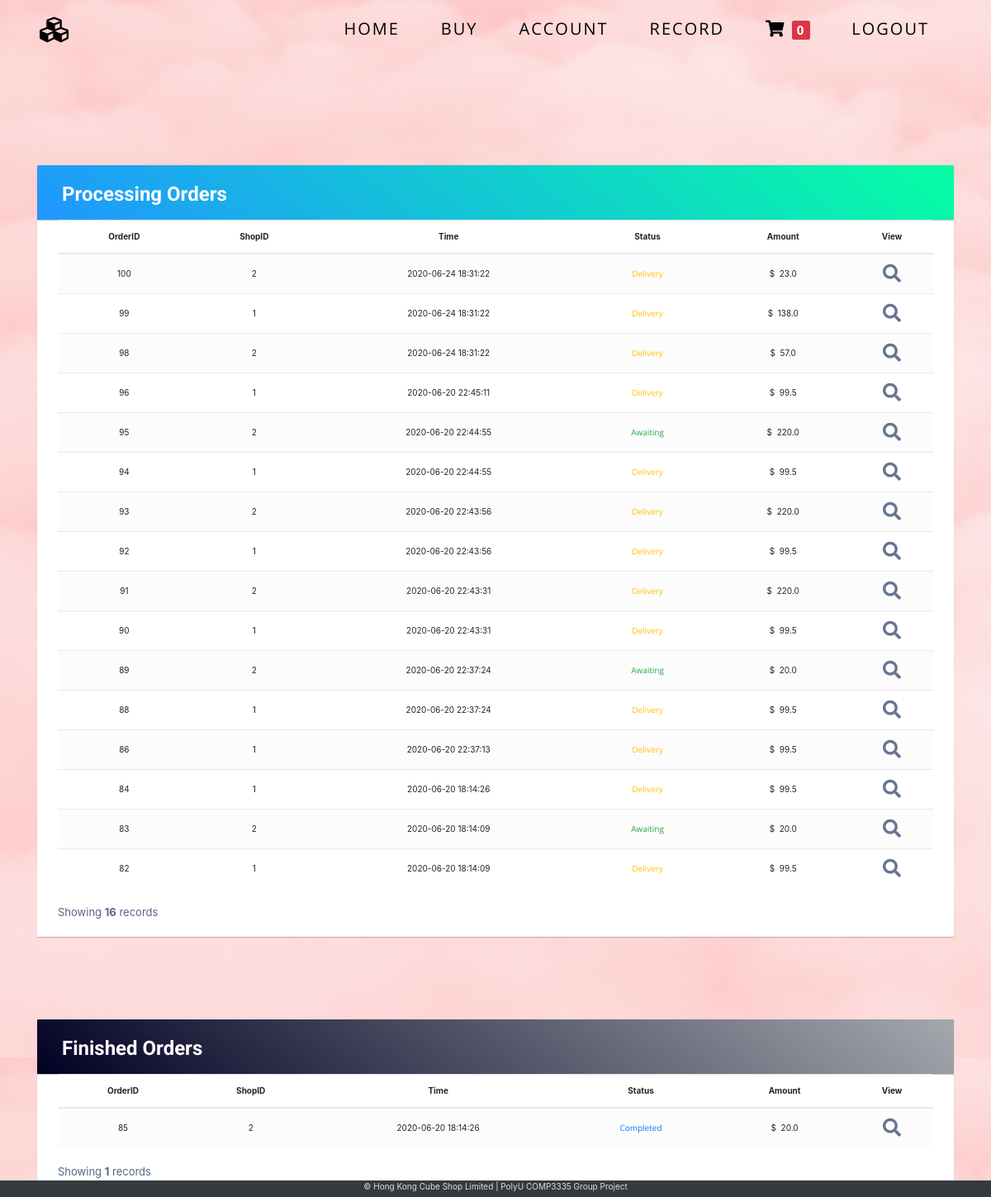
/viewOrder.php (signed in), run on the app's committed database.
### tables this page shows
CREATE TABLE `orders` (
  `orderID` int(10) NOT NULL,
  `customerEmail` varchar(50) NOT NULL,
  `consignmentStoreID` int(10) NOT NULL,
  `shopID` int(6) NOT NULL,
  `orderDateTime` datetime NOT NULL,
  `status` int(1) NOT NULL COMMENT 'The orders should include 3 statuses:  \n1.     “Delivery”: The parts are delivering to shop  \n2.     “Awaiting”: Goods are ready for pick up  \n3.     “Completed”: The goods has been picked up from customer  ',
  `totalPrice` decimal(10,1) NOT NULL
);

### www/viewOrder.php (the view, shortened to what this page needs)
<?php
require "header.php";
?>
<link rel="stylesheet" href="https://stackpath.bootstrapcdn.com/bootstrap/4.3.1/css/bootstrap.min.css">
<link rel="stylesheet" href="css/viewOrder.css">
<div class="container body-container">
    <div class="anim">
        <ui class="box-area">
        </ui>
    </div>
    <div class="table-wrapper" data-aos="zoom-in">
        <div class="table-title">
            <div class="row">
                <div class="col-sm-6">
                    <h2><b>Processing Orders</b></h2>
                </div>
            </div>
        </div>
        <table class="table table-striped table-hover">
            <thead>
                <tr class="text-center">
                    <th>OrderID</th>
                    <th>ShopID</th>
                    <th>Time</th>
                    <th>Status</th>
                    <th>Amount</th>
                    <th>View</th>
                </tr>
            </thead>
            <tbody>
                <?php
                $stmt = $conn->prepare("SELECT * FROM orders WHERE status != ? && customerEmail=? ORDER BY orderDateTime desc");
                $email = $_SESSION['Email'];
                $statusVal = 3;
                $stmt->bind_param("is", $statusVal, $email);
                $stmt->execute();
                $result = $stmt->get_result();
                $num = mysqli_num_rows($result);
                while ($row = mysqli_fetch_assoc($result)) { ?>
                    <tr class="text-center">
                        <td><?= $row['orderID'] ?></td>
                        <td><?= $row['shopID'] ?></td>
                        <td><?= $row['orderDateTime'] ?></td>
                        <td>
                            <p class="card-text text-center
                            <?php
                            if ($row['status'] == 1) {
                                echo 'text-warning';
                            } else if ($row['status'] == 2) {
                                echo 'text-success';
                            }
                            ?>
                        "><?php
                            if ($row['status'] == 1) {
                                echo 'Delivery';
                            } else if ($row['status'] == 2) {
                                echo 'Awaiting';
                            }
                            ?></p>
                        </td>
                        <td>$&nbsp;&nbsp;<?= $row['totalPrice'] ?></td>
                        <td><a href="viewOrderDetails.php?orderID=<?= $row['orderID'] ?>"><i class="fas fa-search fa-2x"></i></a></td>
                    </tr>
                <?php
                }
                ?>
            </tbody>
        </table>
        <div class="clearfix">
            <div class="hint-text">Showing <b><?= $num ?></b> records</div>
        </div>
    </div>
    <div class="table-wrapper" data-aos="zoom-in">
        <div class="table-title2 table-title">
            <div class="row">
                <div class="col-sm-6">
                    <h2><b>Finished Orders</b></h2>
                </div>
            </div>
        </div>
        <table class="table table-striped table-hover">
            <thead>
                <tr class="text-center">
                    <th>OrderID</th>
                    <th>ShopID</th>
                    <th>Time</th>
                    <th>Status</th>
                    <th>Amount</th>
                    <th>View</th>
                </tr>
            </thead>
            <tbody>
                <?php
                $stmtFinishOrder = $conn->prepare("SELECT * FROM orders WHERE status = ? && customerEmail=? ORDER BY orderDateTime desc");
                $finishOrderStatusVal = 3;
                $stmtFinishOrder->bind_param('is', $finishOrderStatusVal, $email);
                $stmtFinishOrder->execute();
                $finishOrderResult = $stmtFinishOrder->get_result();
                $numOfFinishOrder = mysqli_num_rows($finishOrderResult);
                while ($finRow = mysqli_fetch_assoc($finishOrderResult)) { ?>
                    <tr class="text-center">
                        <td><?= $finRow['orderID'] ?></td>
                        <td><?= $finRow['shopID'] ?></td>
                        <td><?= $finRow['orderDateTime'] ?></td>
                        <td>
                            <p class="card-text text-center text-primary">Completed</p>
                        </td>
                        <td>$&nbsp;&nbsp;<?= $finRow['totalPrice'] ?></td>
                        <td><a href="viewOrderDetails.php?orderID=<?= $finRow['orderID'] ?>"><i class="fas fa-search fa-2x"></i></a></td>
                    </tr>
                <?php
                }
                ?>
            </tbody>
        </table>
        <div class="clearfix">
            <div class="hint-text">Showing <b><?= $numOfFinishOrder ?></b> records</div>
        </div>
    </div>
</div>
<?php
require "footer.php";
?>

### www/css/global.css (style rules this page uses)
* { margin: 0; padding: 0; box-sizing: border-box; }
html { font-size: 10px; line-height: 1.5; color: #ddd; height: 100%; width: 100%; }
h1, h2, h3, h4, h5, h6 { font-family: "Roboto", sans-serif; }
p, a, ul, li, span, label { font-family: "Open Sans", sans-serif; }
body { overflow-x: hidden; background-color: #111; height: 100%; }
a { text-decoration: none; color: #ddd; }
.body-container { min-height: 100vh; align-items: center; }
.box-area { position: absolute; top: 0; left: 0; width: 100%; height: 100%; overflow: hidden; z-index: -1; }

### www/css/viewOrder.css (style rules this page uses)
body { color: #566787; background:url("../img/recordBG.jpg"); }
.table-wrapper { position: relative; top: 10rem; background: #fff; padding: 0rem 2.5rem 2rem 2.5rem; margin: 0; margin-bottom: 10rem; border-radius: 1px; box-shadow: 0 1px 1px rgba(0, 0, 0, 0.247); }
.table-title { padding-bottom: 15px; background: linear-gradient(40deg, #2096ff, #05ffa3) !important; color: #fff; padding: 16px 30px; margin: 10rem -25px 0; border-radius: 1px 1px 0 0; box-shadow: 0 1px 1px rgba(0, 0, 0, 0.247); }
.table-title2 { background: linear-gradient(40deg, rgba(2,0,36,1), rgba(165,168,173,1)) !important; }
.table-title h2 { margin: 5px 0 0; font-size: 24px; }
table.table tr th, table.table tr td { border-color: #e9e9e9; padding: 12px 15px; vertical-align: middle; }
table.table tr th:last-child { width: 100px; }
table.table-striped tbody tr:nth-of-type(odd) { background-color: #fcfcfc; }
table.table td:last-child i { opacity: 0.9; font-size: 22px; margin: 0 5px; }
table.table td a { font-weight: bold; color: #566787; display: inline-block; text-decoration: none; outline: none !important; }
table.table td i { font-size: 19px; }
.hint-text { float: left; margin-top: 10px; font-size: 13px; }

### data on the page
orders: orderID "100", shopID "2", orderDateTime "2020-06-24 18:31:22", status "Delivery", totalPrice "23.0"
orders: orderID "99", shopID "1", orderDateTime "2020-06-24 18:31:22", status "Delivery", totalPrice "138.0"
orders: orderID "98", shopID "2", orderDateTime "2020-06-24 18:31:22", status "Delivery", totalPrice "57.0"
orders: orderID "96", shopID "1", orderDateTime "2020-06-20 22:45:11", status "Delivery", totalPrice "99.5"
orders: orderID "95", shopID "2", orderDateTime "2020-06-20 22:44:55", status "Awaiting", totalPrice "220.0"
orders: orderID "94", shopID "1", orderDateTime "2020-06-20 22:44:55", status "Delivery", totalPrice "99.5"
orders: orderID "93", shopID "2", orderDateTime "2020-06-20 22:43:56", status "Delivery", totalPrice "220.0"
orders: orderID "92", shopID "1", orderDateTime "2020-06-20 22:43:56", status "Delivery", totalPrice "99.5"
orders: orderID "91", shopID "2", orderDateTime "2020-06-20 22:43:31", status "Delivery", totalPrice "220.0"
orders: orderID "90", shopID "1", orderDateTime "2020-06-20 22:43:31", status "Delivery", totalPrice "99.5"
orders: orderID "89", shopID "2", orderDateTime "2020-06-20 22:37:24", status "Awaiting", totalPrice "20.0"
orders: orderID "88", shopID "1", orderDateTime "2020-06-20 22:37:24", status "Delivery", totalPrice "99.5"
orders: orderID "86", shopID "1", orderDateTime "2020-06-20 22:37:13", status "Delivery", totalPrice "99.5"
orders: orderID "84", shopID "1", orderDateTime "2020-06-20 18:14:26", status "Delivery", totalPrice "99.5"
orders: orderID "83", shopID "2", orderDateTime "2020-06-20 18:14:09", status "Awaiting", totalPrice "20.0"
orders: orderID "82", shopID "1", orderDateTime "2020-06-20 18:14:09", status "Delivery", totalPrice "99.5"
orders: orderID "85", shopID "2", orderDateTime "2020-06-20 18:14:26", totalPrice "20.0"

### other printed values
$rows "0"
$num "16"
$numOfFinishOrder "1"
